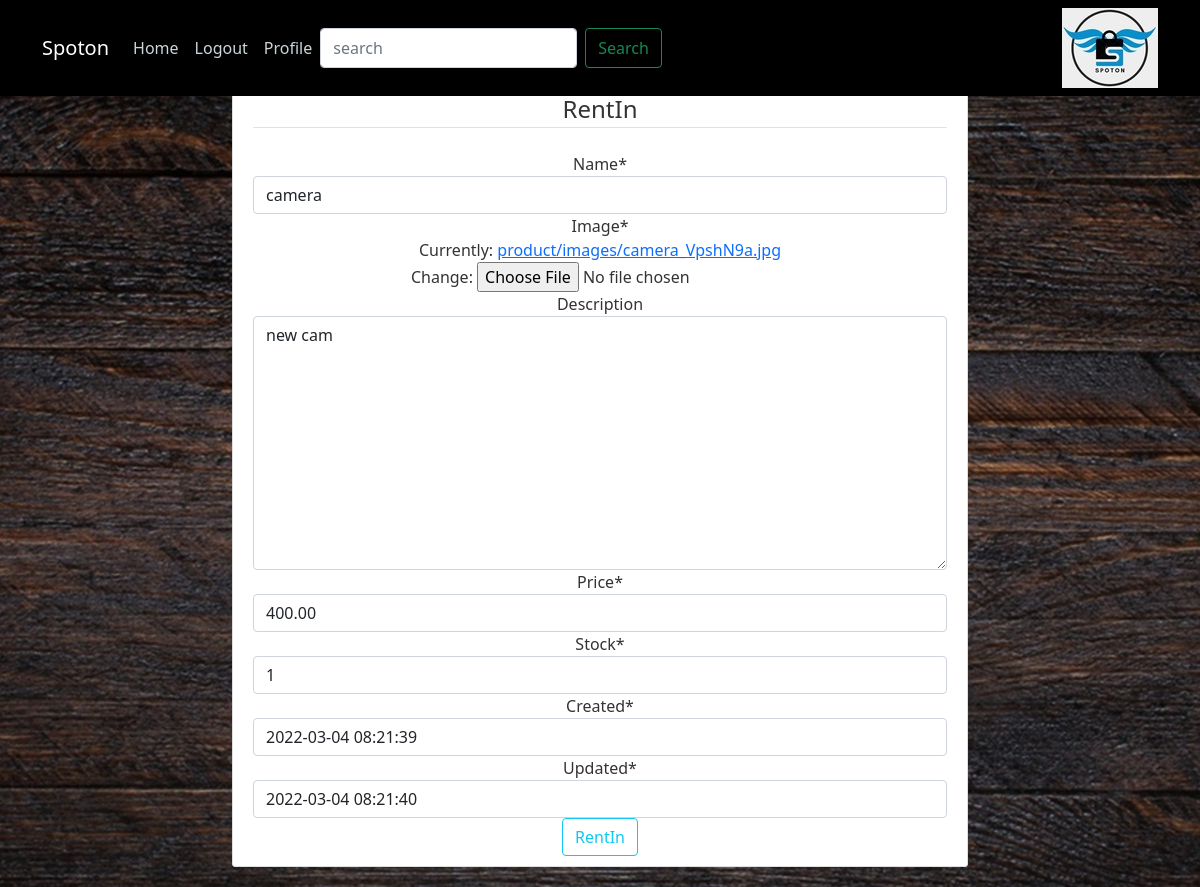
Screenshot of /rentIn/67/update/ (signed in) with the database file from the repository.
### testapp/models.py (models this page shows, shortened)
class RentIn(models.Model):
    name = models.CharField(max_length=200,db_index=True)
    image = models.ImageField(default='product/images/default.jpg',upload_to='product/images/')
    description = models.TextField(blank=True)
    price = models.DecimalField(max_digits=10, decimal_places=2)
    stock = models.PositiveIntegerField()
    available = models.BooleanField(default=True)
    created = models.DateTimeField()
    updated = models.DateTimeField()
    date_rentIn = models.DateTimeField(default=timezone.now)
    author = models.ForeignKey(User,on_delete=models.CASCADE)

### testapp/views.py (the view, shortened to what this page needs)
# urls.py: path('rentIn/<int:pk>/update/',RentInUpdateView.as_view(),name='rentIn-update'),
class RentInUpdateView(LoginRequiredMixin, UserPassesTestMixin, UpdateView):
	model = RentIn
	fields = ['name','image','description','price','stock','created','updated']
	def test_func(self):
		rentIn = self.get_object()
		if self.request.user == rentIn.author:
			return True
		return False

### templates/testapp/rentIn_form.html (shortened to what this page needs)
{% extends "base.html" %}
{% load crispy_forms_tags %}
{% block content %}
     <div class="content-section">
          <form method="POST" enctype="multipart/form-data">
               <fieldset class="form-group">
                    <legend class="border-bottom mb-4">
                        RentIn
                    </legend>
                    {{ form|crispy }}
               </fieldset>
               <div class="form-group">
                    <button class="btn btn-outline-info" type="submit">RentIn</button>
               </div>
          </form>
     </div>
{% endblock content %}

### static/main.css (style rules this page uses)
body { background-image: url("wood.jpeg"); background-repeat: repeat; background-position: center; background-size:100%; height: 100vh; max-width:100vw; color: #333333; margin-top: 5rem; }
.content-section { background: #ffffff; padding: 10px 20px; border: 1px solid #dddddd; border-radius: 3px; margin-bottom: 20px; }
* { text-decoration: none; }

### rows the page displays
RentIn: name "camera", description "new cam", price "400.00", stock "1", created "2022-03-04 08:21:39", updated "2022-03-04 08:21:40"
